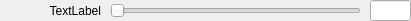
<?xml version="1.0" encoding="UTF-8"?>
<ui version="4.0">
 <class>ValueWidget</class>
 <widget class="QWidget" name="ValueWidget">
  <property name="geometry">
   <rect>
    <x>0</x>
    <y>0</y>
    <width>411</width>
    <height>21</height>
   </rect>
  </property>
  <property name="windowTitle">
   <string>ValueWidget</string>
  </property>
  <widget class="QSlider" name="slider">
   <property name="geometry">
    <rect>
     <x>110</x>
     <y>0</y>
     <width>251</width>
     <height>22</height>
    </rect>
   </property>
   <property name="minimum">
    <number>0</number>
   </property>
   <property name="orientation">
    <enum>Qt::Horizontal</enum>
   </property>
   <property name="invertedAppearance">
    <bool>false</bool>
   </property>
   <property name="invertedControls">
    <bool>false</bool>
   </property>
  </widget>
  <widget class="QLineEdit" name="text">
   <property name="geometry">
    <rect>
     <x>370</x>
     <y>0</y>
     <width>41</width>
     <height>21</height>
    </rect>
   </property>
  </widget>
  <widget class="QLabel" name="label">
   <property name="geometry">
    <rect>
     <x>0</x>
     <y>0</y>
     <width>101</width>
     <height>21</height>
    </rect>
   </property>
   <property name="text">
    <string>TextLabel</string>
   </property>
   <property name="alignment">
    <set>Qt::AlignRight|Qt::AlignTrailing|Qt::AlignVCenter</set>
   </property>
  </widget>
 </widget>
 <layoutdefault spacing="6" margin="11"/>
 <resources/>
 <connections/>
</ui>
